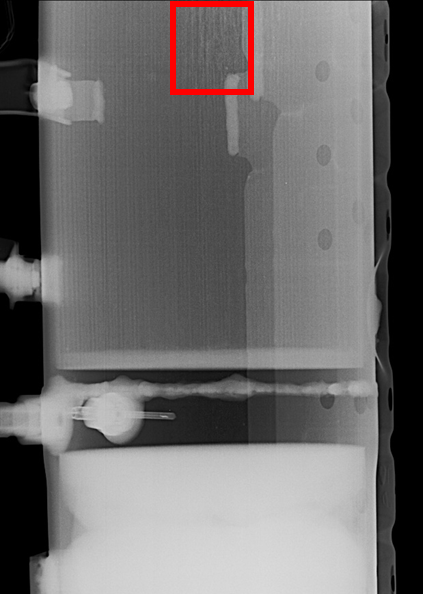
#> input picture plane/crack_clean.png, 423 x 594 px; the run also reads 1 picture not shown here
$ python generate_fig7_clean.py
#> lines starting #> are read from the running program, lines starting #| are printed output that depends on the picture
# -*- coding: utf-8 -*-
import matplotlib.pyplot as plt
import matplotlib.patches as patches
from PIL import Image
import os
import numpy as np

def generate_fig7_clean():
    # Paths (Clean base images)
    crack_path = "crack_clean.png"
    melting_path = "melting_clean.png"

    # Check existence
    if not os.path.exists(crack_path) or not os.path.exists(melting_path):
        print("Clean images not found.")
        return

    # Output path
    output_dir = "../converted_md/images"
    os.makedirs(output_dir, exist_ok=True)
    output_path = os.path.join(output_dir, "fig_visual_samples_final.png")

    fig, axes = plt.subplots(2, 2, figsize=(12, 10))

    # Load Base Images
    img_crack_base = Image.open(crack_path).convert('RGB')
#> img_crack_base is the input picture: PIL image 423x594 RGB; mean R, G, B 109.3, 107.2, 107.2
    img_melting_base = Image.open(melting_path).convert('RGB')

    # --- (0,0) Crack Sample 1 (Original) ---
    ax = axes[0, 0]
    ax.imshow(img_crack_base, cmap='gray')
    ax.set_title("(a) Hairline Crack (Structure A)", fontsize=14)
    ax.axis('off')

    # Single Box (Top-Left area)
    w, h = img_crack_base.size
#> w = 423; h = 594
    rect = patches.Rectangle((w*0.2, h*0.2), w*0.15, h*0.4, linewidth=3, edgecolor='red', facecolor='none')
    ax.add_patch(rect)
    ax.text(w*0.2, h*0.2 - 15, 'Crack 0.94', color='red', fontsize=13, weight='bold', verticalalignment='bottom')

    # --- (0,1) Melting Sample 1 (Original) ---
    ax = axes[0, 1]
    ax.imshow(img_melting_base, cmap='gray')
    ax.set_title("(b) Melting (Structure A)", fontsize=14)
    ax.axis('off')

    # Single Box (Center)
    w, h = img_melting_base.size
    rect = patches.Rectangle((w*0.35, h*0.35), w*0.3, h*0.3, linewidth=3, edgecolor='red', facecolor='none')
    ax.add_patch(rect)
    ax.text(w*0.35, h*0.35 - 15, 'Melting 0.98', color='red', fontsize=13, weight='bold', verticalalignment='bottom')

    # --- (1,0) Crack Sample 2 (Cropped/Zoomed) ---
    # Crop bottom-right quad to simulate different sample
    ax = axes[1, 0]
    w, h = img_crack_base.size
    img_crack_crop = img_crack_base.crop((int(w*0.2), int(h*0.4), w, h))
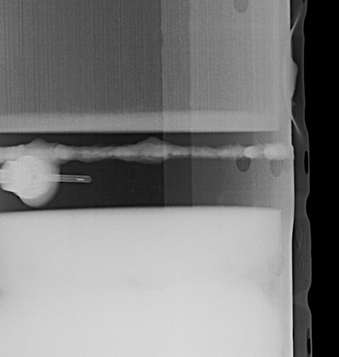
#> img_crack_crop: PIL image 339x357 RGB; min 0, max 228, mean 125.3

    ax.imshow(img_crack_crop, cmap='gray')
    ax.set_title("(c) Hairline Crack (Structure B)", fontsize=14)
    ax.axis('off')

    # Single Box (Shifted relative to crop)
    wc, hc = img_crack_crop.size
#> wc = 339; hc = 357
    rect = patches.Rectangle((wc*0.6, hc*0.3), wc*0.1, hc*0.5, linewidth=3, edgecolor='red', facecolor='none')
    ax.add_patch(rect)
    ax.text(wc*0.6, hc*0.3 - 15, 'Crack 0.91', color='red', fontsize=13, weight='bold', verticalalignment='bottom')

    # --- (1,1) Melting Sample 2 (Cropped/Zoomed) ---
    # Crop top-left quad
    ax = axes[1, 1]
    w, h = img_melting_base.size
    img_melting_crop = img_melting_base.crop((0, 0, int(w*0.7), int(h*0.7)))
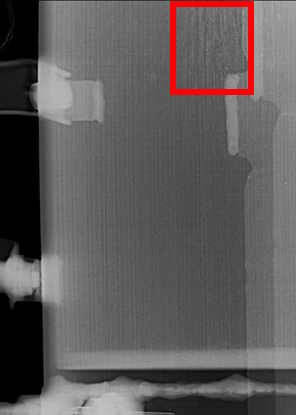
#> img_melting_crop: PIL image 296x415 RGB; mean R, G, B 94.7, 90.6, 90.6

    ax.imshow(img_melting_crop, cmap='gray')
    ax.set_title("(d) Melting (Structure B)", fontsize=14)
    ax.axis('off')

    # Single Box (Shifted)
    wc, hc = img_melting_crop.size
#> wc = 296; hc = 415
    rect = patches.Rectangle((wc*0.2, hc*0.2), wc*0.25, hc*0.25, linewidth=3, edgecolor='red', facecolor='none')
    ax.add_patch(rect)
    ax.text(wc*0.2, hc*0.2 - 15, 'Melting 0.95', color='red', fontsize=13, weight='bold', verticalalignment='bottom')

    plt.tight_layout()
    plt.savefig(output_path, dpi=300, bbox_inches='tight')
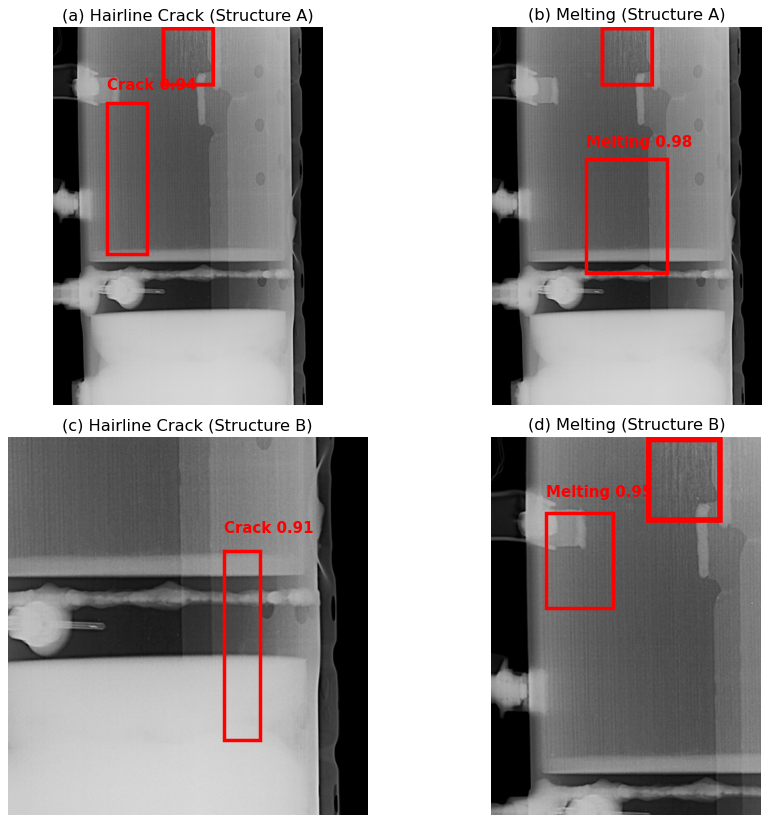
#> figure drawn by matplotlib, 4 panels
    plt.close()
    print(f"Figure saved to: {output_path}")

if __name__ == "__main__":
    generate_fig7_clean()
